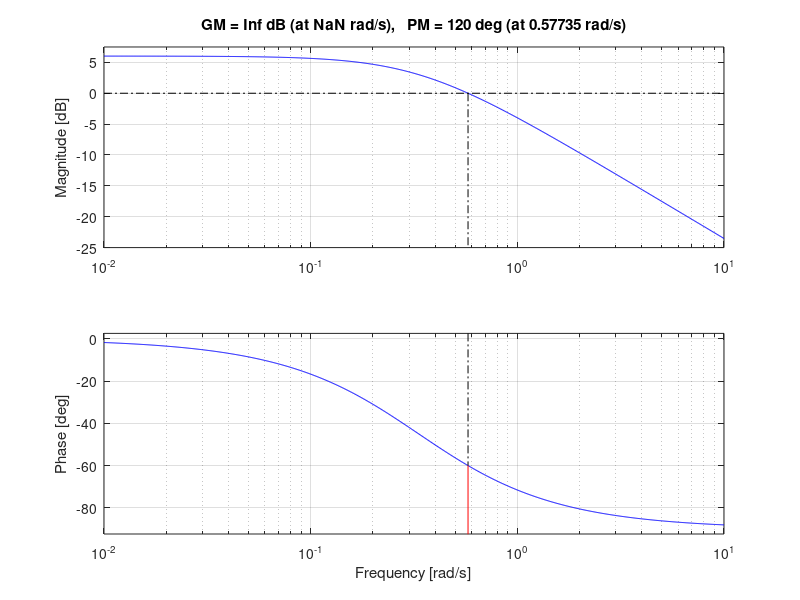

This chart was generated by the following MATLAB code: (Note: this script raises an error after producing the figure.)
clear; close all; clc;

% G(s) = 2/(3s + 1);
% C = k*(s+z)/s;
% Mp = 0.05; ts = 4;

nump = 2;                           % plant numerator
denp = [3 1];                       % plant denominator
h = 6.5;                            % transport delay
G = tf(nump,denp);
figure(1), margin(G);

Gs = tf(nump,denp,'InputDelay',h);  % delayed plant
figure(2), margin(Gs);

% By rootlocus, z = 0.9839
z = 0.9839;                         % controller zero
% By |C*G| = 1, k = 5.3360
k = 5.3360;                         % controller gain
s = tf('s');                        % Laplace operator
C = k*(s+z)/s;                      % PD controller
Gc = C*G;